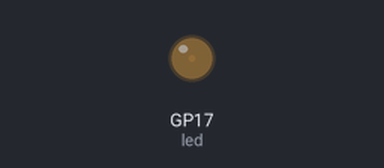
A program run on a simulated Raspberry Pi Pico running MicroPython. Shown: output pins drawn as LEDs (lit = HIGH).

Above: at 0.18 s.
At 19.88 s:
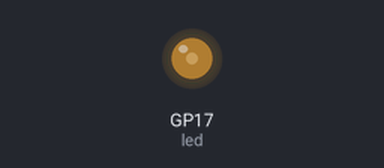
At 39.76 s:
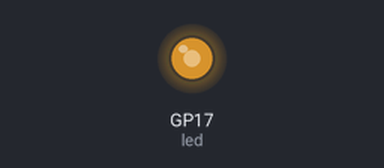
Timing chart, 0 to 40.0 s (numbered marks = the images above):
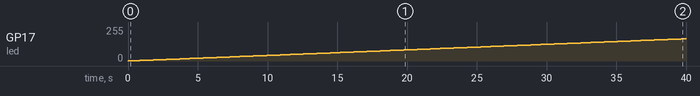

Measured:
- by itself, GP17 (led): moves from 0/255 to 167/255 over 39.9 s

The program:

lab4.py
```python
# Author: J.E. Tannenbaum
# Initial Release: 01/13/2022
# Using Pulse Width Modulation to control LED
from machine import Pin, PWM
from time import sleep

# Define the pwm for the led
led = PWM(Pin(17))

# define the pwm frequency
led.freq(1000)

while True:
    # Loop from completely off to completely on
    for dutyCycle in range(65535):
        led.duty_u16(dutyCycle)
        sleep(0.0009)

    print('Full bright!')

    # Loop from completely on to completely off
    for dutyCycle in range(65535, 0, -1):
        led.duty_u16(dutyCycle)
        sleep(0.0009)

    print('Full off!')
```
